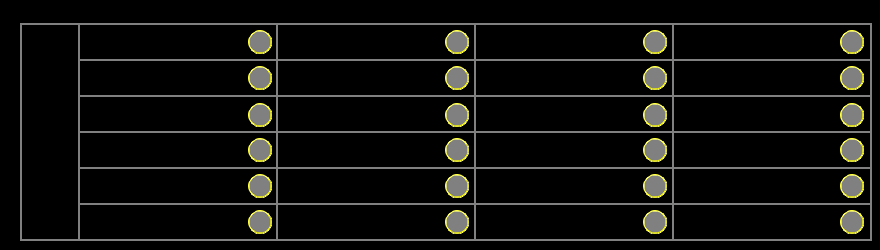
<?xml version="1.0" encoding="UTF-8"?>
<ui version="4.0">
 <class>DiControl</class>
 <widget class="QWidget" name="DiControl">
  <property name="geometry">
   <rect>
    <x>0</x>
    <y>0</y>
    <width>880</width>
    <height>250</height>
   </rect>
  </property>
  <property name="windowTitle">
   <string>Form</string>
  </property>
  <property name="styleSheet">
   <string notr="true">QWidget
{
	background-color: black;
}

QPushButton
{
	font: 18px, &quot;微软雅黑&quot;;
    color: black;
	background-color: rgb(113, 113, 198);
	border:1px solid white;
	border-radius: 5px;
}

QLabel
{
	font: 14px, &quot;微软雅黑&quot;;
	color: black;
	border:2px solid gray;
	background-color: qlineargradient(x1: 0, y1 :0, x2: 1, y2: 1,
				stop:0 white, stop: 0.618 rgb(213, 213, 238), stop: 1 white);
}</string>
  </property>
  <widget class="QLabel" name="lblIn3Name">
   <property name="geometry">
    <rect>
     <x>474</x>
     <y>23</y>
     <width>200</width>
     <height>38</height>
    </rect>
   </property>
   <property name="text">
    <string>IN3</string>
   </property>
  </widget>
  <widget class="QLabel" name="lblTitle">
   <property name="geometry">
    <rect>
     <x>20</x>
     <y>23</y>
     <width>60</width>
     <height>218</height>
    </rect>
   </property>
   <property name="text">
    <string>DI</string>
   </property>
   <property name="alignment">
    <set>Qt::AlignCenter</set>
   </property>
  </widget>
  <widget class="QLabel" name="lblIn4Name">
   <property name="geometry">
    <rect>
     <x>672</x>
     <y>23</y>
     <width>200</width>
     <height>38</height>
    </rect>
   </property>
   <property name="text">
    <string>IN4</string>
   </property>
  </widget>
  <widget class="QLabel" name="lblIn2Name">
   <property name="geometry">
    <rect>
     <x>276</x>
     <y>23</y>
     <width>200</width>
     <height>38</height>
    </rect>
   </property>
   <property name="text">
    <string>IN2</string>
   </property>
  </widget>
  <widget class="QLabel" name="lblIn1State">
   <property name="geometry">
    <rect>
     <x>248</x>
     <y>30</y>
     <width>24</width>
     <height>24</height>
    </rect>
   </property>
   <property name="styleSheet">
    <string notr="true">border-radius: 12px;
border: 1px groove yellow;
background-color: gray;</string>
   </property>
   <property name="text">
    <string/>
   </property>
  </widget>
  <widget class="QLabel" name="lblIn1Name">
   <property name="geometry">
    <rect>
     <x>78</x>
     <y>23</y>
     <width>200</width>
     <height>38</height>
    </rect>
   </property>
   <property name="text">
    <string>IN1</string>
   </property>
  </widget>
  <widget class="QLabel" name="lblIn2State">
   <property name="geometry">
    <rect>
     <x>445</x>
     <y>30</y>
     <width>24</width>
     <height>24</height>
    </rect>
   </property>
   <property name="styleSheet">
    <string notr="true">border-radius: 12px;
border: 1px groove yellow;
background-color: gray;</string>
   </property>
   <property name="text">
    <string/>
   </property>
  </widget>
  <widget class="QLabel" name="lblIn4State">
   <property name="geometry">
    <rect>
     <x>840</x>
     <y>30</y>
     <width>24</width>
     <height>24</height>
    </rect>
   </property>
   <property name="styleSheet">
    <string notr="true">border-radius: 12px;
border: 1px groove yellow;
background-color: gray;</string>
   </property>
   <property name="text">
    <string/>
   </property>
  </widget>
  <widget class="QLabel" name="lblIn3State">
   <property name="geometry">
    <rect>
     <x>643</x>
     <y>30</y>
     <width>24</width>
     <height>24</height>
    </rect>
   </property>
   <property name="styleSheet">
    <string notr="true">border-radius: 12px;
border: 1px groove yellow;
background-color: gray;</string>
   </property>
   <property name="text">
    <string/>
   </property>
  </widget>
  <widget class="QLabel" name="lblIn5Name">
   <property name="geometry">
    <rect>
     <x>78</x>
     <y>59</y>
     <width>200</width>
     <height>38</height>
    </rect>
   </property>
   <property name="text">
    <string>IN5</string>
   </property>
  </widget>
  <widget class="QLabel" name="lblIn7Name">
   <property name="geometry">
    <rect>
     <x>474</x>
     <y>59</y>
     <width>200</width>
     <height>38</height>
    </rect>
   </property>
   <property name="text">
    <string>IN7</string>
   </property>
  </widget>
  <widget class="QLabel" name="lblIn6Name">
   <property name="geometry">
    <rect>
     <x>276</x>
     <y>59</y>
     <width>200</width>
     <height>38</height>
    </rect>
   </property>
   <property name="text">
    <string>IN6</string>
   </property>
  </widget>
  <widget class="QLabel" name="lblIn8Name">
   <property name="geometry">
    <rect>
     <x>672</x>
     <y>59</y>
     <width>200</width>
     <height>38</height>
    </rect>
   </property>
   <property name="text">
    <string>IN8</string>
   </property>
  </widget>
  <widget class="QLabel" name="lblIn12Name">
   <property name="geometry">
    <rect>
     <x>672</x>
     <y>95</y>
     <width>200</width>
     <height>38</height>
    </rect>
   </property>
   <property name="text">
    <string>IN12</string>
   </property>
  </widget>
  <widget class="QLabel" name="lblIn11Name">
   <property name="geometry">
    <rect>
     <x>474</x>
     <y>95</y>
     <width>200</width>
     <height>38</height>
    </rect>
   </property>
   <property name="text">
    <string>IN11</string>
   </property>
  </widget>
  <widget class="QLabel" name="lblIn10Name">
   <property name="geometry">
    <rect>
     <x>276</x>
     <y>95</y>
     <width>200</width>
     <height>38</height>
    </rect>
   </property>
   <property name="text">
    <string>IN10</string>
   </property>
  </widget>
  <widget class="QLabel" name="lblIn9Name">
   <property name="geometry">
    <rect>
     <x>78</x>
     <y>95</y>
     <width>200</width>
     <height>38</height>
    </rect>
   </property>
   <property name="text">
    <string>IN9</string>
   </property>
  </widget>
  <widget class="QLabel" name="lblIn16Name">
   <property name="geometry">
    <rect>
     <x>672</x>
     <y>131</y>
     <width>200</width>
     <height>38</height>
    </rect>
   </property>
   <property name="text">
    <string>IN16</string>
   </property>
  </widget>
  <widget class="QLabel" name="lblIn15Name">
   <property name="geometry">
    <rect>
     <x>474</x>
     <y>131</y>
     <width>200</width>
     <height>38</height>
    </rect>
   </property>
   <property name="text">
    <string>IN15</string>
   </property>
  </widget>
  <widget class="QLabel" name="lblIn14Name">
   <property name="geometry">
    <rect>
     <x>276</x>
     <y>131</y>
     <width>200</width>
     <height>38</height>
    </rect>
   </property>
   <property name="text">
    <string>IN14</string>
   </property>
  </widget>
  <widget class="QLabel" name="lblIn13Name">
   <property name="geometry">
    <rect>
     <x>78</x>
     <y>131</y>
     <width>200</width>
     <height>38</height>
    </rect>
   </property>
   <property name="text">
    <string>IN13</string>
   </property>
  </widget>
  <widget class="QLabel" name="lblIn20Name">
   <property name="geometry">
    <rect>
     <x>672</x>
     <y>167</y>
     <width>200</width>
     <height>38</height>
    </rect>
   </property>
   <property name="text">
    <string>IN20</string>
   </property>
  </widget>
  <widget class="QLabel" name="lblIn19Name">
   <property name="geometry">
    <rect>
     <x>474</x>
     <y>167</y>
     <width>200</width>
     <height>38</height>
    </rect>
   </property>
   <property name="text">
    <string>IN19</string>
   </property>
  </widget>
  <widget class="QLabel" name="lblIn18Name">
   <property name="geometry">
    <rect>
     <x>276</x>
     <y>167</y>
     <width>200</width>
     <height>38</height>
    </rect>
   </property>
   <property name="text">
    <string>IN18</string>
   </property>
  </widget>
  <widget class="QLabel" name="lblIn17Name">
   <property name="geometry">
    <rect>
     <x>78</x>
     <y>167</y>
     <width>200</width>
     <height>38</height>
    </rect>
   </property>
   <property name="text">
    <string>IN17</string>
   </property>
  </widget>
  <widget class="QLabel" name="lblIn24Name">
   <property name="geometry">
    <rect>
     <x>672</x>
     <y>203</y>
     <width>200</width>
     <height>38</height>
    </rect>
   </property>
   <property name="text">
    <string>IN24</string>
   </property>
  </widget>
  <widget class="QLabel" name="lblIn23Name">
   <property name="geometry">
    <rect>
     <x>474</x>
     <y>203</y>
     <width>200</width>
     <height>38</height>
    </rect>
   </property>
   <property name="text">
    <string>IN23</string>
   </property>
  </widget>
  <widget class="QLabel" name="lblIn22Name">
   <property name="geometry">
    <rect>
     <x>276</x>
     <y>203</y>
     <width>200</width>
     <height>38</height>
    </rect>
   </property>
   <property name="text">
    <string>IN22</string>
   </property>
  </widget>
  <widget class="QLabel" name="lblIn21Name">
   <property name="geometry">
    <rect>
     <x>78</x>
     <y>203</y>
     <width>200</width>
     <height>38</height>
    </rect>
   </property>
   <property name="text">
    <string>IN21</string>
   </property>
  </widget>
  <widget class="QLabel" name="lblIn5State">
   <property name="geometry">
    <rect>
     <x>248</x>
     <y>66</y>
     <width>24</width>
     <height>24</height>
    </rect>
   </property>
   <property name="styleSheet">
    <string notr="true">border-radius: 12px;
border: 1px groove yellow;
background-color: gray;</string>
   </property>
   <property name="text">
    <string/>
   </property>
  </widget>
  <widget class="QLabel" name="lblIn9State">
   <property name="geometry">
    <rect>
     <x>248</x>
     <y>103</y>
     <width>24</width>
     <height>24</height>
    </rect>
   </property>
   <property name="styleSheet">
    <string notr="true">border-radius: 12px;
border: 1px groove yellow;
background-color: gray;</string>
   </property>
   <property name="text">
    <string/>
   </property>
  </widget>
  <widget class="QLabel" name="lblIn13State">
   <property name="geometry">
    <rect>
     <x>248</x>
     <y>138</y>
     <width>24</width>
     <height>24</height>
    </rect>
   </property>
   <property name="styleSheet">
    <string notr="true">border-radius: 12px;
border: 1px groove yellow;
background-color: gray;</string>
   </property>
   <property name="text">
    <string/>
   </property>
  </widget>
  <widget class="QLabel" name="lblIn17State">
   <property name="geometry">
    <rect>
     <x>248</x>
     <y>174</y>
     <width>24</width>
     <height>24</height>
    </rect>
   </property>
   <property name="styleSheet">
    <string notr="true">border-radius: 12px;
border: 1px groove yellow;
background-color: gray;</string>
   </property>
   <property name="text">
    <string/>
   </property>
  </widget>
  <widget class="QLabel" name="lblIn21State">
   <property name="geometry">
    <rect>
     <x>248</x>
     <y>210</y>
     <width>24</width>
     <height>24</height>
    </rect>
   </property>
   <property name="styleSheet">
    <string notr="true">border-radius: 12px;
border: 1px groove yellow;
background-color: gray;</string>
   </property>
   <property name="text">
    <string/>
   </property>
  </widget>
  <widget class="QLabel" name="lblIn6State">
   <property name="geometry">
    <rect>
     <x>445</x>
     <y>66</y>
     <width>24</width>
     <height>24</height>
    </rect>
   </property>
   <property name="styleSheet">
    <string notr="true">border-radius: 12px;
border: 1px groove yellow;
background-color: gray;</string>
   </property>
   <property name="text">
    <string/>
   </property>
  </widget>
  <widget class="QLabel" name="lblIn10State">
   <property name="geometry">
    <rect>
     <x>445</x>
     <y>103</y>
     <width>24</width>
     <height>24</height>
    </rect>
   </property>
   <property name="styleSheet">
    <string notr="true">border-radius: 12px;
border: 1px groove yellow;
background-color: gray;</string>
   </property>
   <property name="text">
    <string/>
   </property>
  </widget>
  <widget class="QLabel" name="lblIn14State">
   <property name="geometry">
    <rect>
     <x>445</x>
     <y>138</y>
     <width>24</width>
     <height>24</height>
    </rect>
   </property>
   <property name="styleSheet">
    <string notr="true">border-radius: 12px;
border: 1px groove yellow;
background-color: gray;</string>
   </property>
   <property name="text">
    <string/>
   </property>
  </widget>
  <widget class="QLabel" name="lblIn18State">
   <property name="geometry">
    <rect>
     <x>445</x>
     <y>174</y>
     <width>24</width>
     <height>24</height>
    </rect>
   </property>
   <property name="styleSheet">
    <string notr="true">border-radius: 12px;
border: 1px groove yellow;
background-color: gray;</string>
   </property>
   <property name="text">
    <string/>
   </property>
  </widget>
  <widget class="QLabel" name="lblIn22State">
   <property name="geometry">
    <rect>
     <x>445</x>
     <y>210</y>
     <width>24</width>
     <height>24</height>
    </rect>
   </property>
   <property name="styleSheet">
    <string notr="true">border-radius: 12px;
border: 1px groove yellow;
background-color: gray;</string>
   </property>
   <property name="text">
    <string/>
   </property>
  </widget>
  <widget class="QLabel" name="lblIn23State">
   <property name="geometry">
    <rect>
     <x>643</x>
     <y>210</y>
     <width>24</width>
     <height>24</height>
    </rect>
   </property>
   <property name="styleSheet">
    <string notr="true">border-radius: 12px;
border: 1px groove yellow;
background-color: gray;</string>
   </property>
   <property name="text">
    <string/>
   </property>
  </widget>
  <widget class="QLabel" name="lblIn19State">
   <property name="geometry">
    <rect>
     <x>643</x>
     <y>174</y>
     <width>24</width>
     <height>24</height>
    </rect>
   </property>
   <property name="styleSheet">
    <string notr="true">border-radius: 12px;
border: 1px groove yellow;
background-color: gray;</string>
   </property>
   <property name="text">
    <string/>
   </property>
  </widget>
  <widget class="QLabel" name="lblIn15State">
   <property name="geometry">
    <rect>
     <x>643</x>
     <y>138</y>
     <width>24</width>
     <height>24</height>
    </rect>
   </property>
   <property name="styleSheet">
    <string notr="true">border-radius: 12px;
border: 1px groove yellow;
background-color: gray;</string>
   </property>
   <property name="text">
    <string/>
   </property>
  </widget>
  <widget class="QLabel" name="lblIn11State">
   <property name="geometry">
    <rect>
     <x>643</x>
     <y>103</y>
     <width>24</width>
     <height>24</height>
    </rect>
   </property>
   <property name="styleSheet">
    <string notr="true">border-radius: 12px;
border: 1px groove yellow;
background-color: gray;</string>
   </property>
   <property name="text">
    <string/>
   </property>
  </widget>
  <widget class="QLabel" name="lblIn7State">
   <property name="geometry">
    <rect>
     <x>643</x>
     <y>66</y>
     <width>24</width>
     <height>24</height>
    </rect>
   </property>
   <property name="styleSheet">
    <string notr="true">border-radius: 12px;
border: 1px groove yellow;
background-color: gray;</string>
   </property>
   <property name="text">
    <string/>
   </property>
  </widget>
  <widget class="QLabel" name="lblIn8State">
   <property name="geometry">
    <rect>
     <x>840</x>
     <y>66</y>
     <width>24</width>
     <height>24</height>
    </rect>
   </property>
   <property name="styleSheet">
    <string notr="true">border-radius: 12px;
border: 1px groove yellow;
background-color: gray;</string>
   </property>
   <property name="text">
    <string/>
   </property>
  </widget>
  <widget class="QLabel" name="lblIn12State">
   <property name="geometry">
    <rect>
     <x>840</x>
     <y>103</y>
     <width>24</width>
     <height>24</height>
    </rect>
   </property>
   <property name="styleSheet">
    <string notr="true">border-radius: 12px;
border: 1px groove yellow;
background-color: gray;</string>
   </property>
   <property name="text">
    <string/>
   </property>
  </widget>
  <widget class="QLabel" name="lblIn16State">
   <property name="geometry">
    <rect>
     <x>840</x>
     <y>138</y>
     <width>24</width>
     <height>24</height>
    </rect>
   </property>
   <property name="styleSheet">
    <string notr="true">border-radius: 12px;
border: 1px groove yellow;
background-color: gray;</string>
   </property>
   <property name="text">
    <string/>
   </property>
  </widget>
  <widget class="QLabel" name="lblIn20State">
   <property name="geometry">
    <rect>
     <x>840</x>
     <y>174</y>
     <width>24</width>
     <height>24</height>
    </rect>
   </property>
   <property name="styleSheet">
    <string notr="true">border-radius: 12px;
border: 1px groove yellow;
background-color: gray;</string>
   </property>
   <property name="text">
    <string/>
   </property>
  </widget>
  <widget class="QLabel" name="lblIn24State">
   <property name="geometry">
    <rect>
     <x>840</x>
     <y>210</y>
     <width>24</width>
     <height>24</height>
    </rect>
   </property>
   <property name="styleSheet">
    <string notr="true">border-radius: 12px;
border: 1px groove yellow;
background-color: gray;</string>
   </property>
   <property name="text">
    <string/>
   </property>
  </widget>
  <zorder>lblIn1Name</zorder>
  <zorder>lblIn3Name</zorder>
  <zorder>lblTitle</zorder>
  <zorder>lblIn4Name</zorder>
  <zorder>lblIn2Name</zorder>
  <zorder>lblIn1State</zorder>
  <zorder>lblIn2State</zorder>
  <zorder>lblIn4State</zorder>
  <zorder>lblIn3State</zorder>
  <zorder>lblIn5Name</zorder>
  <zorder>lblIn7Name</zorder>
  <zorder>lblIn6Name</zorder>
  <zorder>lblIn8Name</zorder>
  <zorder>lblIn12Name</zorder>
  <zorder>lblIn11Name</zorder>
  <zorder>lblIn10Name</zorder>
  <zorder>lblIn9Name</zorder>
  <zorder>lblIn16Name</zorder>
  <zorder>lblIn15Name</zorder>
  <zorder>lblIn14Name</zorder>
  <zorder>lblIn13Name</zorder>
  <zorder>lblIn20Name</zorder>
  <zorder>lblIn19Name</zorder>
  <zorder>lblIn18Name</zorder>
  <zorder>lblIn17Name</zorder>
  <zorder>lblIn24Name</zorder>
  <zorder>lblIn23Name</zorder>
  <zorder>lblIn22Name</zorder>
  <zorder>lblIn21Name</zorder>
  <zorder>lblIn5State</zorder>
  <zorder>lblIn9State</zorder>
  <zorder>lblIn13State</zorder>
  <zorder>lblIn17State</zorder>
  <zorder>lblIn21State</zorder>
  <zorder>lblIn6State</zorder>
  <zorder>lblIn10State</zorder>
  <zorder>lblIn14State</zorder>
  <zorder>lblIn18State</zorder>
  <zorder>lblIn22State</zorder>
  <zorder>lblIn23State</zorder>
  <zorder>lblIn19State</zorder>
  <zorder>lblIn15State</zorder>
  <zorder>lblIn11State</zorder>
  <zorder>lblIn7State</zorder>
  <zorder>lblIn8State</zorder>
  <zorder>lblIn12State</zorder>
  <zorder>lblIn16State</zorder>
  <zorder>lblIn20State</zorder>
  <zorder>lblIn24State</zorder>
 </widget>
 <resources/>
 <connections/>
</ui>
